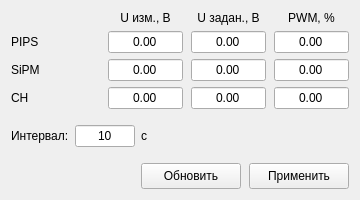
<?xml version="1.0" encoding="UTF-8"?>
<ui version="4.0">
 <class>CmSettingsWidget</class>
 <widget class="QWidget" name="CmSettingsWidget">
  <property name="geometry">
   <rect><x>0</x><y>0</y><width>360</width><height>200</height></rect>
  </property>
  <property name="windowTitle">
   <string>ЦМ: Питание</string>
  </property>
  <layout class="QVBoxLayout" name="verticalLayout_root">
   <property name="spacing"><number>8</number></property>

   <!-- Voltage / PWM table -->
   <item>
    <layout class="QGridLayout" name="gridLayout_cm">
     <property name="horizontalSpacing"><number>8</number></property>
     <property name="verticalSpacing"><number>6</number></property>

     <!-- Header -->
     <item row="0" column="0"><widget class="QLabel" name="label_col_ch"><property name="text"><string/></property></widget></item>
     <item row="0" column="1">
      <widget class="QLabel" name="label_col_u_meas">
       <property name="text"><string>U изм., В</string></property>
       <property name="alignment"><set>Qt::AlignCenter</set></property>
      </widget>
     </item>
     <item row="0" column="2">
      <widget class="QLabel" name="label_col_u_target">
       <property name="text"><string>U задан., В</string></property>
       <property name="alignment"><set>Qt::AlignCenter</set></property>
      </widget>
     </item>
     <item row="0" column="3">
      <widget class="QLabel" name="label_col_pwm">
       <property name="text"><string>PWM, %</string></property>
       <property name="alignment"><set>Qt::AlignCenter</set></property>
      </widget>
     </item>

     <!-- PIPS -->
     <item row="1" column="0"><widget class="QLabel" name="label_pips"><property name="text"><string>PIPS</string></property></widget></item>
     <item row="1" column="1">
      <widget class="QLineEdit" name="lineEdit_u_meas_pips">
       <property name="maximumSize"><size><width>75</width><height>16777215</height></size></property>
       <property name="text"><string>0.00</string></property>
       <property name="readOnly"><bool>true</bool></property>
       <property name="alignment"><set>Qt::AlignCenter</set></property>
      </widget>
     </item>
     <item row="1" column="2">
      <widget class="QLineEdit" name="lineEdit_u_target_pips">
       <property name="maximumSize"><size><width>75</width><height>16777215</height></size></property>
       <property name="text"><string>0.00</string></property>
       <property name="alignment"><set>Qt::AlignCenter</set></property>
      </widget>
     </item>
     <item row="1" column="3">
      <widget class="QLineEdit" name="lineEdit_pwm_pips">
       <property name="maximumSize"><size><width>75</width><height>16777215</height></size></property>
       <property name="text"><string>0.00</string></property>
       <property name="alignment"><set>Qt::AlignCenter</set></property>
      </widget>
     </item>

     <!-- SiPM -->
     <item row="2" column="0"><widget class="QLabel" name="label_sipm"><property name="text"><string>SiPM</string></property></widget></item>
     <item row="2" column="1">
      <widget class="QLineEdit" name="lineEdit_u_meas_sipm">
       <property name="maximumSize"><size><width>75</width><height>16777215</height></size></property>
       <property name="text"><string>0.00</string></property>
       <property name="readOnly"><bool>true</bool></property>
       <property name="alignment"><set>Qt::AlignCenter</set></property>
      </widget>
     </item>
     <item row="2" column="2">
      <widget class="QLineEdit" name="lineEdit_u_target_sipm">
       <property name="maximumSize"><size><width>75</width><height>16777215</height></size></property>
       <property name="text"><string>0.00</string></property>
       <property name="alignment"><set>Qt::AlignCenter</set></property>
      </widget>
     </item>
     <item row="2" column="3">
      <widget class="QLineEdit" name="lineEdit_pwm_sipm">
       <property name="maximumSize"><size><width>75</width><height>16777215</height></size></property>
       <property name="text"><string>0.00</string></property>
       <property name="alignment"><set>Qt::AlignCenter</set></property>
      </widget>
     </item>

     <!-- CH -->
     <item row="3" column="0"><widget class="QLabel" name="label_ch"><property name="text"><string>CH</string></property></widget></item>
     <item row="3" column="1">
      <widget class="QLineEdit" name="lineEdit_u_meas_ch">
       <property name="maximumSize"><size><width>75</width><height>16777215</height></size></property>
       <property name="text"><string>0.00</string></property>
       <property name="readOnly"><bool>true</bool></property>
       <property name="alignment"><set>Qt::AlignCenter</set></property>
      </widget>
     </item>
     <item row="3" column="2">
      <widget class="QLineEdit" name="lineEdit_u_target_ch">
       <property name="maximumSize"><size><width>75</width><height>16777215</height></size></property>
       <property name="text"><string>0.00</string></property>
       <property name="alignment"><set>Qt::AlignCenter</set></property>
      </widget>
     </item>
     <item row="3" column="3">
      <widget class="QLineEdit" name="lineEdit_pwm_ch">
       <property name="maximumSize"><size><width>75</width><height>16777215</height></size></property>
       <property name="text"><string>0.00</string></property>
       <property name="alignment"><set>Qt::AlignCenter</set></property>
      </widget>
     </item>

    </layout>
   </item>

   <!-- Interval row -->
   <item>
    <layout class="QHBoxLayout" name="horizontalLayout_interval">
     <property name="spacing"><number>6</number></property>
     <item>
      <widget class="QLabel" name="label_interval"><property name="text"><string>Интервал:</string></property></widget>
     </item>
     <item>
      <widget class="QLineEdit" name="lineEdit_interval">
       <property name="maximumSize"><size><width>60</width><height>16777215</height></size></property>
       <property name="text"><string>10</string></property>
       <property name="readOnly"><bool>true</bool></property>
       <property name="alignment"><set>Qt::AlignCenter</set></property>
       <property name="toolTip"><string>Только отображение</string></property>
      </widget>
     </item>
     <item>
      <widget class="QLabel" name="label_interval_unit"><property name="text"><string>с</string></property></widget>
     </item>
     <item>
      <spacer name="horizontalSpacer_interval">
       <property name="orientation"><enum>Qt::Horizontal</enum></property>
       <property name="sizeHint" stdset="0"><size><width>40</width><height>20</height></size></property>
      </spacer>
     </item>
    </layout>
   </item>

   <!-- Buttons -->
   <item>
    <layout class="QHBoxLayout" name="horizontalLayout_buttons">
     <item>
      <spacer name="horizontalSpacer_btn">
       <property name="orientation"><enum>Qt::Horizontal</enum></property>
       <property name="sizeHint" stdset="0"><size><width>40</width><height>20</height></size></property>
      </spacer>
     </item>
     <item>
      <widget class="QPushButton" name="pushButton_update">
       <property name="minimumSize"><size><width>100</width><height>26</height></size></property>
       <property name="text"><string>Обновить</string></property>
      </widget>
     </item>
     <item>
      <widget class="QPushButton" name="pushButton_apply">
       <property name="minimumSize"><size><width>100</width><height>26</height></size></property>
       <property name="text"><string>Применить</string></property>
      </widget>
     </item>
    </layout>
   </item>

  </layout>
 </widget>
 <resources/>
 <connections/>
</ui>
